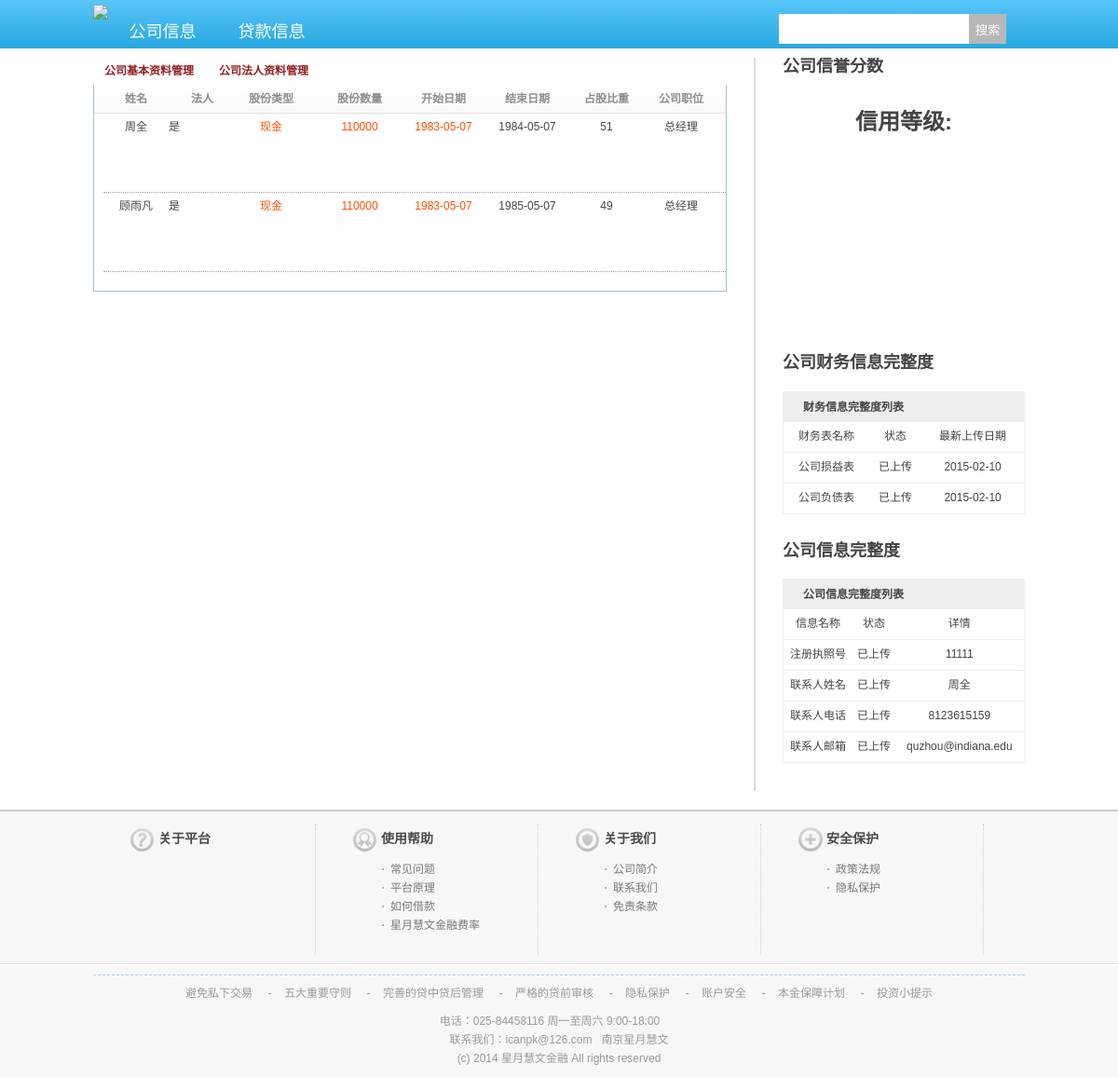
The app's page /new_php/bank_member/view_org_legalrp.php?orgID=2 (signed in) with its own data.
### tables this page shows
CREATE TABLE `t_organization_legalrp` (
  `rpID` bigint(20) NOT NULL AUTO_INCREMENT,
  `rpName` varchar(255) DEFAULT NULL,
  `relation` varchar(255) DEFAULT NULL,
  `capitalType` varchar(255) DEFAULT NULL,
  `capitalTotal` double DEFAULT NULL,
  `capitalDate` date DEFAULT NULL,
  `startDate` date DEFAULT NULL,
  `endDate` date DEFAULT NULL,
  `percent` tinyint(4) DEFAULT NULL,
  `organizationID` bigint(20) DEFAULT NULL,
  `rpTrue` tinyint(4) NOT NULL,
  PRIMARY KEY (`rpID`),
  KEY `organizationID` (`organizationID`),
  CONSTRAINT `legalrp_ibfk_1` FOREIGN KEY (`organizationID`) REFERENCES `organization` (`organizationID`)
);

CREATE TABLE `organization` (
  `organizationID` bigint(20) NOT NULL AUTO_INCREMENT,
  `groupID` tinyint(4) DEFAULT NULL,
  `orgName` varchar(255) DEFAULT NULL,
  `regTime` date DEFAULT NULL,
  `regLocation` varchar(1000) DEFAULT NULL,
  `prodLocation` varchar(1000) DEFAULT NULL,
  `regCapital` double DEFAULT NULL,
  `regLicence` varchar(1000) DEFAULT NULL,
  `regAuthority` varchar(1000) DEFAULT NULL,
  `contactName` varchar(1000) DEFAULT NULL,
  `contactEmail` varchar(1000) DEFAULT NULL,
  `contactPhone` varchar(1000) DEFAULT NULL,
  `appendum` text,
  `organizationKey` varchar(1000) NOT NULL,
  PRIMARY KEY (`organizationID`),
  KEY `groupID` (`groupID`),
  CONSTRAINT `organization_ibfk_1` FOREIGN KEY (`groupID`) REFERENCES `user_group` (`groupID`)
);

### new_php/bank_member/view_org_legalrp.php (the view, shortened to what this page needs)
<?php
$orgID=$_GET['orgID'];
$org_sql="SELECT * FROM organization WHERE organizationID=".$orgID;
$org_result=mysql_query($org_sql);
$org_row=mysql_fetch_array($org_result);
$regLicence=$org_row['regLicence'];
$contactName=$org_row['contactName'];
$contactEmail=$org_row['contactEmail'];
$contactPhone=$org_row['contactPhone'];
?>
<!DOCTYPE html PUBLIC "-//W3C//DTD XHTML 1.0 Transitional//EN" "http://www.w3.org/TR/xhtml1/DTD/xhtml1-transitional.dtd">
<html xmlns="http://www.w3.org/1999/xhtml">
<head>
<link rel="stylesheet" type="text/css" href="css/cd5130c04e21f5fa934eaeb037e9923a.css" />
<link rel="stylesheet" type="text/css" href="css/global.css" />
</head>
<body>
<div id="c_header">
	<div class="head_bottom">
		<div class="wrap">
			<div class="logo">
				<a href=""><img src="images/5433d43e3d768.png"/></a>
			</div>
			<div class="nav">
					<ul>
					<li  class="downnav"><a href="">公司信息</a>
					</li>
					<li class="downnav"><a href="">贷款信息</a>
					</li>
			  </ul>
			</div>
			<div class="menu">
				<div class="search">
				<form name="search" action="" method="get">
					<input class="keyword" type="text" name="keyword"/>
					<input class="submit" type="submit" name="submit" value="搜索"/>
				</form>
				</div>
			</div>
		</div>
	</div>
</div>
<div class="wrap">
<div class="long_uc f_l">
	<div id="dashboard" class="dashboard">
	<ul>
		<li ><a href="view_org_profile.php?orgID=<?php echo $orgID;?>">公司基本资料管理</a></li>
		<li class="current"><a href="view_org_legalrp.php?orgID=<?php echo $orgID;?>">公司法人资料管理</a></li>
	</ul>
</div>
<div class="uc_r_bl_box clearfix">
<div class="silverBg tc pl10 " style="height:30px;line-height:30px; font-weight:bold; color:#8E8E8E">
     <div class="f_l" style="width:70px">
           姓名
    </div>
    <div class="f_l tl" style="width:60px;text-indent:2em">
            法人
    </div>
    <div class="f_l" style="width:100px">
            股份类型
    </div>
    <div class="f_l" style="width:90px">
            股份数量
    </div>
    <div class="f_l" style="width:90px">
            开始日期
    </div>
    <div class="f_l" style="width:90px">
            结束日期
    </div>
    <div class="f_l" style="width:80px">
            占股比重
    </div>
    <div class="f_l" style="width:80px">
            公司职位
    </div>
</div>
<div class="clearfix pt5 pb5 pl10 ">
<?php
	$legalrp_query="select * from t_organization_legalrp where organizationID=".$orgID;
	$legalrp_result=mysql_query($legalrp_query);
	while($legalrp_row = mysql_fetch_array($legalrp_result))
		{
			if($legalrp_row['rpTrue'])
			{
				$rpTrue='是';
			}
			else
			{
				$rpTrue='否';
			}
			echo'
	 			<div id="borrowed" class="tc">
	            <div class="clearfix pb10">
                <div class="f_l" style="width:70px;height: 64px;">
                    '.$legalrp_row['rpName'].'
                </div>
                <div class="f_l tl" style="width:60px">
                    '.$rpTrue.'
                </div>
                <div class="f_l f_red" style="width:100px;">
                	'.$legalrp_row['capitalType'].'                </div>
                <div class="f_l f_red" style="width:90px">
                    '.$legalrp_row['capitalTotal'].'
                </div>
                <div class="f_l f_red" style="width:90px">
                    '.$legalrp_row['startDate'].'               </div>
                <div class="f_l" style="width:90px">
                    <div>
                        '.$legalrp_row['endDate'].'
                    </div>
                </div>
                <div class="f_l" style="width:80px">
                '.$legalrp_row['percent'].'
					                </div>
				<div class="f_l tc" style="width:80px">
					'.$legalrp_row['relation'].'
															</div>
            </div>
            <div style="border-bottom:1px dotted #9D9D9D;margin:5px 0 ">
         </div>
         </div>';
		}
		?>
</div>
</div>
</div></div>
<div class="info f_l">
	<div id="info_grade">
	<h2>公司信誉分数</h2>
    <h1><center>信用等级:</center></h1>
    <div id="chart4" style="width:280px;height:220px;"></div>
	</div>
	<h2>公司财务信息完整度</h2>
	<table id="info_dksp_status" style="border-collapse:collapse;">
		<tr><th colspan="3">财务信息完整度列表</th></tr>
		<tr>
			<td>财务表名称</td>
			<td>状态</td>
			<td>最新上传日期</td>
		</tr>
		<tr>
			<td>公司损益表</td>
			<td><?php
			$statement_result=mysql_query('select * from t_income_statement where organizationID='.$orgID);
			$statement_number=mysql_num_rows($statement_result);
			if($statement_number!=0)
				echo "已上传";
			else
				echo "未上传";
			?></td>
			<td><?php
			$statement_date_result=mysql_query('select MAX(statementDate) from t_income_statement where organizationID='.$orgID);
			$statement_date_row=mysql_fetch_array($statement_date_result);
			echo $statement_date_row['MAX(statementDate)'];
			?></td>
		</tr>
		<tr>
			<td>公司负债表</td>
			<td><?php
			$sheet_result=mysql_query('select * from t_balance_sheet where organizationID='.$orgID);
			$sheet_number=mysql_num_rows($sheet_result);
			if($sheet_number!=0)
				echo "已上传";
			else
				echo "未上传";
			?></td>
			<td><?php
			$sheet_date_result=mysql_query('select MAX(sheetDate) from t_balance_sheet where organizationID='.$orgID);
			$sheet_date_row=mysql_fetch_array($sheet_date_result);
			echo $sheet_date_row['MAX(sheetDate)'];
			?></td></td>
		</tr>
	</table>
	<h2>公司信息完整度</h2>
	<table id="info_dkgl_status" style="border-collapse:collapse;">
		<tr><th colspan="3">公司信息完整度列表</th></tr>
		<tr>
			<td>信息名称</td>
			<td>状态</td>
			<td>详情</td>
		</tr>
		<tr>
			<td>注册执照号</td>
			<td><?php
			if($regLicence!="")
				echo "已上传";
			else
				echo "未上传";?></td>
			<td><?php echo $regLicence;?></td>
		</tr>
		<tr>
			<td>联系人姓名</td>
			<td><?php
			if($contactName!="")
				echo "已上传";
			else
				echo "未上传";?></td>
			<td><?php echo $contactName;?></td>
		</tr>
		<tr>
			<td>联系人电话</td>
			<td><?php
			if($contactPhone!="")
				echo "已上传";
			else
				echo "未上传";?></td>
			<td><?php echo $contactPhone;?></td>
		</tr>
        <tr>
			<td>联系人邮箱</td>
			<td><?php
			if($contactEmail!="")
				echo "已上传";
			else
				echo "未上传";?></td>
			<td>
			<?php echo $contactEmail;?>
            </td>
		</tr>
	</table>
</div>
	<div id="ftw">
        <div id="ft">
        	<div class="wrap">
	            <ul class="cf">
	            											<li class="col hp1">
	                    <h3>关于平台</h3>
	                </li>
																				<li class="col hp2">
	                    <h3>使用帮助</h3>
	                    <ul class="sub-list">
																					<li><a href="/index.php?ctl=help&id=8" >常见问题</a></li>
																												<li><a href="/index.php?ctl=aboutp2p" target="_blank">平台原理</a></li>
																												<li><a href="/index.php?ctl=borrow&act=aboutborrow" target="_blank">如何借款</a></li>
																												<li><a href="/index.php?ctl=aboutfee" target="_blank">星月慧文金融费率</a></li>
						</ul>
	                </li>
																				<li class="col hp3">
	                    <h3>关于我们</h3>
	                    <ul class="sub-list">
																					<li><a href="/index.php?ctl=help&id=1" >公司简介</a></li>
																												<li><a href="/index.php?ctl=help&id=5" >联系我们</a></li>
																												<li><a href="/index.php?ctl=help&id=2" >免责条款</a></li>
						</ul>
	                </li>
																				<li class="col hp4">
	                    <h3>安全保护</h3>
	                    <ul class="sub-list">
																					<li><a href="/index.php?ctl=aboutlaws" target="_blank">政策法规</a></li>
																												<li><a href="/index.php?ctl=help&id=3" >隐私保护</a></li>
						</ul>
	                </li>
																					            </ul>
			</div>
			<div class="footer_line"></div>
			<div class="wrap">
					            <div class=copyright>
	            						<div class="tc clearfix">
										<a href="/index.php?ctl=sys&id=39" title="避免私下交易">避免私下交易</a>
										&nbsp;&nbsp;&nbsp;&nbsp;-&nbsp;&nbsp;&nbsp;&nbsp;<a href="/index.php?ctl=sys&id=38" title="五大重要守则">五大重要守则</a>
										&nbsp;&nbsp;&nbsp;&nbsp;-&nbsp;&nbsp;&nbsp;&nbsp;<a href="/index.php?ctl=sys&id=37" title="完善的贷中贷后管理">完善的贷中贷后管理</a>
										&nbsp;&nbsp;&nbsp;&nbsp;-&nbsp;&nbsp;&nbsp;&nbsp;<a href="/index.php?ctl=sys&id=36" title="严格的贷前审核">严格的贷前审核</a>
										&nbsp;&nbsp;&nbsp;&nbsp;-&nbsp;&nbsp;&nbsp;&nbsp;<a href="/index.php?ctl=sys&id=35" title="隐私保护">隐私保护</a>
										&nbsp;&nbsp;&nbsp;&nbsp;-&nbsp;&nbsp;&nbsp;&nbsp;<a href="/index.php?ctl=sys&id=34" title="账户安全">账户安全</a>
										&nbsp;&nbsp;&nbsp;&nbsp;-&nbsp;&nbsp;&nbsp;&nbsp;<a href="/index.php?ctl=sys&id=33" title="本金保障计划">本金保障计划</a>
										&nbsp;&nbsp;&nbsp;&nbsp;-&nbsp;&nbsp;&nbsp;&nbsp;<a href="/index.php?ctl=sys&id=clew" title="投资小提示">投资小提示</a>
										</div>
						            						电话：025-84458116 周一至周六 9:00-18:00
					&nbsp;&nbsp;
					&nbsp;&nbsp;
					<div style="text-align:center;">联系我们：icanpk@126.com &nbsp; 南京星月慧文</div>
<div style="text-align:center;">(c) 2014 星月慧文金融 All rights reserved</div>
	            </div>
        </div>
    </div>
</body>
</html>

### new_php/bank_member/css/cd5130c04e21f5fa934eaeb037e9923a.css (style rules this page uses)
body { background:url(../images/bd-bg.gif) repeat-x 0 0 #FFF; word-break:break-all; word-wrap:break-word; font: 12px/ 162% Arial, Tahoma, Helvetica, 宋体; margin:0px; padding:0px; color:#444; }
input { font-family:Arial; }
div { margin:0 auto; padding:0; }
h1,h2,h3,h4,h5,h6,ul,li,dl,dt,dd,form,img,p { margin:0; padding:0; border:none; list-style-type:none; }
.wrap { width:960px; height:auto; }
a { color:#910100; text-decoration:none; }
.f_l { float:left; }
.tl { text-align:left; }
.tc { text-align:center; }
.pl10 { padding-left: 10px; }
.pb5 { padding-bottom: 5px; }
.pb10 { padding-bottom: 10px; }
.pt5 { padding-top: 5px; }
.long_uc { width:760px; overflow:hidden; display:inline-block; }
.clearfix:after { content:"."; display:block; height:0; clear:both;visibility:hidden; }
.cf { zoom: 1 }
.logo { overflow:hidden; display:inline-block; }
#ft { margin: 0px auto; }
#ft .footer_line { border-bottom:1px solid #fff;border-top:1px solid #E0E0E0; height:0; overflow:hidden; clear:both; margin-bottom:10px; }
#ft ul { color: #999 }
#ft ul a { color: #425F9D }
#ft .copyright { color: #999; text-align: center; font-size: 12px; padding: 10px 0 0 0; border-top: 1px dashed #B2CAF3; }
#ft .copyright a { color: #999 }
#ft li.col { width: 198px; padding:0px 0 0 40px; display: inline; float: left; height: 140px; border-right:1px dotted #ccc }
#ft h3 { color: #4A4A4A; font-family:"微软雅黑"; font-size:14px; height:34px; line-height:34px; padding-left:30px; }
#ft .sub-list { margin-top: 5px; font-size: 12px; padding-left:30px; }
#ft .sub-list li { line-height: 20px; background: url("../images/foot_dot.gif") no-repeat left center; padding-left: 10px; }
#ft .sub-list li a { color:#787878 }
#ft a { color:#999; }
.f_red { color: #FF4E00; }
#ftw { background:url(../images/footer_line.gif) repeat-x 0px 0px #F7F7F7; padding-top:15px; }
#ft .hp1 h3 { background:url(../images/hp1.gif) no-repeat 0px center; }
#ft .hp2 h3 { background:url(../images/hp2.gif) no-repeat 0px center; }
#ft .hp3 h3 { background:url(../images/hp3.gif) no-repeat 0px center; }
#ft .hp4 h3 { background:url(../images/hp4.gif) no-repeat 0px center; }
.dashboard { position::relative;height:29px; left: 0;background:url(../images/dashboard.jpg) repeat-x 0 27px; }
.dashboard li { float:left; }
.dashboard li a,.dashboard li a:hover { display:block; float:left;margin-right: 3px; font-weight:bold;font-size: 12px; height:29px; line-height:29px; width:120px; text-align:center; background:url(../images/dashboard.jpg) no-repeat 0 -31px; color: #912020;font-family: 'Microsoft Yahei','黑体'; text-decoration:none; }
.dashboard li.current a,.dashboard li.current a:hover { background:url(../images/dashboard.jpg) no-repeat 0 -2px; }
.uc_r_bl_box { background-color: white;border:1px solid #A9BECF; border-top:none }
.silverBg { background:url(../images/short_inc_top.gif) repeat-x; height:36px; line-height:36px; font-size:12px; font-weight:normal; color:#333; border-bottom:#e2e2e2 solid 1px; }

### records on screen
t_organization_legalrp: rpName "周全", rpTrue "是", capitalType "现金", capitalTotal "110000", startDate "1983-05-07", endDate "1984-05-07", percent "51", relation "总经理"
t_organization_legalrp: rpName "顾雨凡", rpTrue "是", capitalType "现金", capitalTotal "110000", startDate "1983-05-07", endDate "1985-05-07", percent "49", relation "总经理"
organization: regLicence "11111", contactName "周全", contactPhone "8123615159", contactEmail "quzhou@indiana.edu"

### other values on screen
$statement_date_row['MAX(statementDate)'] "2015-02-10"
$sheet_date_row['MAX(sheetDate)'] "2015-02-10"
